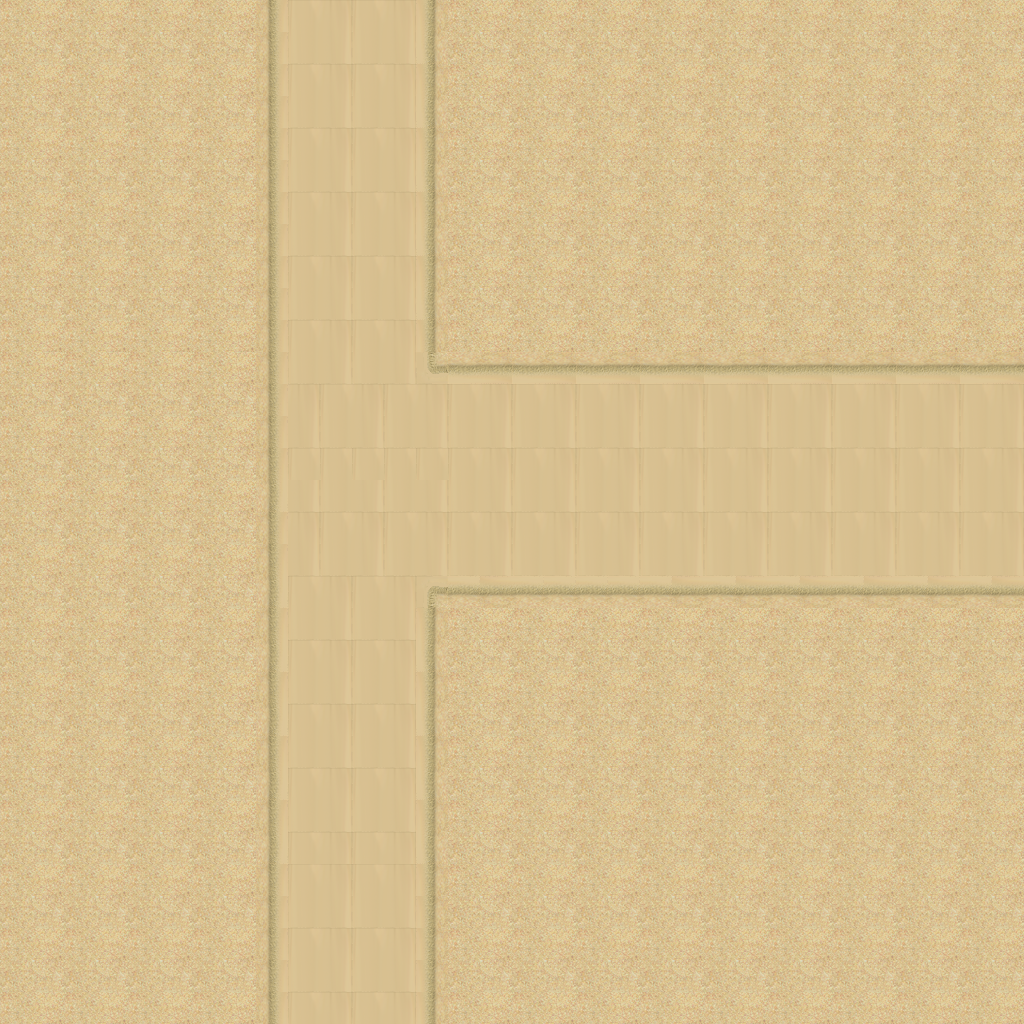

This game map was drawn from its Tiled (.tmx) file and the tilesets committed beside it. A one-line description and the trimmed map source follow:
An orthogonal 32x32 tile map with 32x32 px tiles, 1 tile layer (Tilelaag 1).

<map version="1.0" orientation="orthogonal" renderorder="right-down" width="32" height="32" tilewidth="32" tileheight="32" nextobjectid="1">
 <tileset firstgid="1" name="desert_2" tilewidth="32" tileheight="32" spacing="1" tilecount="48">
  <image source="../Images/map/desert_2.png" width="263" height="197" />
 </tileset>
 <layer name="Tilelaag 1" width="32" height="32">
  <data>[1024 cells, 1024 non-empty, 18 distinct tile ids]</data>
 </layer>
</map>
